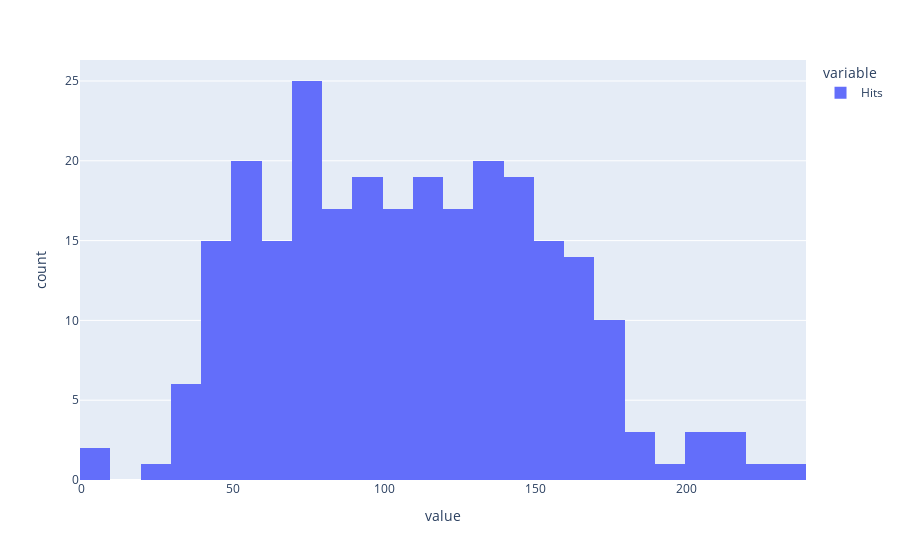

The notebook cell this image was saved under:
### Markdown cell above
Similarly, make a histogram for the second variable

### Code cell
px.histogram(dataframe[(columns[1])])

#<xml xmlns="https://developers.google.com/blockly/xml"><variables><variable id="YtOOS!JE-+8IZ!JNUh]l">px</variable><variable id="SI@^,P?H2_w62.Ew9{z*">dataframe</variable><variable id="oE-(@ZKS@.ZEcZ:4m}~g">columns</variable></variables><block type="varDoMethod_Python" id="BA;^5Vw*oM|6hd_74/:@" x="0" y="0"><mutation items="1"></mutation><field name="VAR" id="YtOOS!JE-+8IZ!JNUh]l">px</field><field name="MEMBER">histogram</field><data>px:histogram</data><value name="ADD0"><block type="indexer_Python" id="gkrz2N,q]e~_f?o0X7IY"><field name="VAR" id="SI@^,P?H2_w62.Ew9{z*">dataframe</field><value name="INDEX"><block type="lists_getIndex" id="hm3m8k]=t}UhQ|O6Kro0"><mutation statement="false" at="true"></mutation><field name="MODE">GET</field><field name="WHERE">FROM_START</field><value name="VALUE"><block type="variables_get" id="bzS`tFE.0%bRk}z:k;?8"><field name="VAR" id="oE-(@ZKS@.ZEcZ:4m}~g">columns</field></block></value><value name="AT"><block type="math_number" id="I9Vlb!pgVs,a)6Q_,+1="><field name="NUM">2</field></block></value></block></value></block></value></block></xml>

### Figure 1 — Plotly figure (JSON) as saved in the notebook; plotly's stock layout.template omitted (floating-point values rounded to 4 significant figures; data arrays with more than 128 entries replaced by an {"elided": "..."} marker saying what was removed)
{"data": [{"alignmentgroup": "True", "bingroup": "x", "hovertemplate": "variable=Hits<br>value=%{x}<br>count=%{y}<extra></extra>", "legendgroup": "Hits", "marker": {"color": "#636efa", "pattern": {"shape": ""}}, "name": "Hits", "offsetgroup": "Hits", "orientation": "v", "showlegend": true, "type": "histogram", "x": {"elided": "263 int values"}, "xaxis": "x", "yaxis": "y"}], "layout": {"autosize": true, "barmode": "relative", "legend": {"title": {"text": "variable"}, "tracegroupgap": 0}, "margin": {"t": 60}, "xaxis": {"anchor": "y", "autorange": true, "domain": [0, 1], "range": [-0.5, 239.5], "title": {"text": "value"}, "type": "linear"}, "yaxis": {"anchor": "x", "autorange": true, "domain": [0, 1], "range": [0, 26.32], "title": {"text": "count"}}}}
